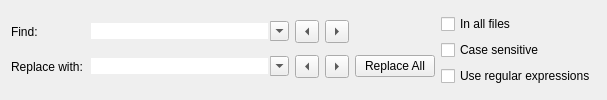
<?xml version="1.0" encoding="UTF-8"?>
<ui version="4.0">
 <class>SearchBar</class>
 <widget class="QWidget" name="SearchBar">
  <property name="sizePolicy">
   <sizepolicy hsizetype="Preferred" vsizetype="Preferred">
    <horstretch>0</horstretch>
    <verstretch>0</verstretch>
   </sizepolicy>
  </property>
  <property name="minimumSize">
   <size>
    <width>0</width>
    <height>75</height>
   </size>
  </property>
  <property name="windowTitle">
   <string/>
  </property>
  <property name="locale">
   <locale language="English" country="UnitedStates"/>
  </property>
  <layout class="QGridLayout" name="gridLayout_2">
   <item row="0" column="0">
    <layout class="QGridLayout" name="gridLayout" columnstretch="0,0,0,0,0">
     <item row="1" column="0">
      <widget class="QLabel" name="label_2">
       <property name="sizePolicy">
        <sizepolicy hsizetype="Fixed" vsizetype="Preferred">
         <horstretch>0</horstretch>
         <verstretch>0</verstretch>
        </sizepolicy>
       </property>
       <property name="text">
        <string>Replace with:</string>
       </property>
       <property name="buddy">
        <cstring>cmbReplace</cstring>
       </property>
      </widget>
     </item>
     <item row="1" column="1">
      <widget class="QComboBox" name="cmbReplace">
       <property name="sizePolicy">
        <sizepolicy hsizetype="Expanding" vsizetype="Fixed">
         <horstretch>0</horstretch>
         <verstretch>0</verstretch>
        </sizepolicy>
       </property>
       <property name="minimumSize">
        <size>
         <width>200</width>
         <height>0</height>
        </size>
       </property>
       <property name="editable">
        <bool>true</bool>
       </property>
       <property name="maxCount">
        <number>100</number>
       </property>
       <property name="insertPolicy">
        <enum>QComboBox::InsertAtTop</enum>
       </property>
       <property name="frame">
        <bool>false</bool>
       </property>
      </widget>
     </item>
     <item row="0" column="0">
      <widget class="QLabel" name="label_1">
       <property name="sizePolicy">
        <sizepolicy hsizetype="Fixed" vsizetype="Preferred">
         <horstretch>0</horstretch>
         <verstretch>0</verstretch>
        </sizepolicy>
       </property>
       <property name="text">
        <string>Find:</string>
       </property>
       <property name="buddy">
        <cstring>cmbFind</cstring>
       </property>
      </widget>
     </item>
     <item row="0" column="1">
      <widget class="QComboBox" name="cmbFind">
       <property name="sizePolicy">
        <sizepolicy hsizetype="Expanding" vsizetype="Fixed">
         <horstretch>0</horstretch>
         <verstretch>0</verstretch>
        </sizepolicy>
       </property>
       <property name="minimumSize">
        <size>
         <width>200</width>
         <height>0</height>
        </size>
       </property>
       <property name="editable">
        <bool>true</bool>
       </property>
       <property name="maxCount">
        <number>100</number>
       </property>
       <property name="insertPolicy">
        <enum>QComboBox::InsertAtTop</enum>
       </property>
       <property name="frame">
        <bool>false</bool>
       </property>
      </widget>
     </item>
     <item row="0" column="2">
      <widget class="QToolButton" name="btnFindPrev">
       <property name="text">
        <string/>
       </property>
       <property name="arrowType">
        <enum>Qt::LeftArrow</enum>
       </property>
      </widget>
     </item>
     <item row="1" column="2">
      <widget class="QToolButton" name="btnReplacePrev">
       <property name="text">
        <string/>
       </property>
       <property name="arrowType">
        <enum>Qt::LeftArrow</enum>
       </property>
      </widget>
     </item>
     <item row="1" column="3">
      <widget class="QToolButton" name="btnReplaceNext">
       <property name="text">
        <string/>
       </property>
       <property name="arrowType">
        <enum>Qt::RightArrow</enum>
       </property>
      </widget>
     </item>
     <item row="0" column="3">
      <widget class="QToolButton" name="btnFindNext">
       <property name="text">
        <string/>
       </property>
       <property name="arrowType">
        <enum>Qt::RightArrow</enum>
       </property>
      </widget>
     </item>
     <item row="1" column="4">
      <widget class="QPushButton" name="btnReplaceAll">
       <property name="text">
        <string>Replace All</string>
       </property>
       <property name="autoDefault">
        <bool>false</bool>
       </property>
      </widget>
     </item>
    </layout>
   </item>
   <item row="0" column="1">
    <layout class="QVBoxLayout" name="verticalLayout">
     <item>
      <widget class="QCheckBox" name="chbAllFiles">
       <property name="text">
        <string>In all files</string>
       </property>
      </widget>
     </item>
     <item>
      <widget class="QCheckBox" name="chbCase">
       <property name="text">
        <string>Case sensitive</string>
       </property>
       <property name="autoExclusive">
        <bool>false</bool>
       </property>
      </widget>
     </item>
     <item>
      <widget class="QCheckBox" name="chbRegExp">
       <property name="text">
        <string>Use regular expressions</string>
       </property>
       <property name="autoExclusive">
        <bool>false</bool>
       </property>
      </widget>
     </item>
    </layout>
   </item>
  </layout>
 </widget>
 <layoutdefault spacing="6" margin="11"/>
 <tabstops>
  <tabstop>cmbFind</tabstop>
  <tabstop>cmbReplace</tabstop>
 </tabstops>
 <resources/>
 <connections/>
</ui>
